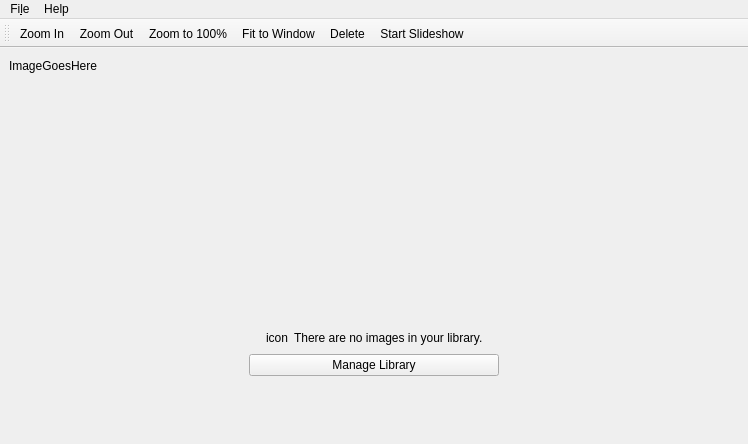
<?xml version="1.0" encoding="UTF-8"?>
<ui version="4.0">
 <class>MainWindow</class>
 <widget class="QMainWindow" name="MainWindow">
  <property name="geometry">
   <rect>
    <x>0</x>
    <y>0</y>
    <width>748</width>
    <height>444</height>
   </rect>
  </property>
  <property name="windowTitle">
   <string>thePhoto</string>
  </property>
  <property name="windowIcon">
   <iconset>
    <normaloff>:/icons/thephoto.svg</normaloff>:/icons/thephoto.svg</iconset>
  </property>
  <widget class="QWidget" name="centralWidget">
   <layout class="QVBoxLayout" name="verticalLayout">
    <property name="leftMargin">
     <number>0</number>
    </property>
    <property name="topMargin">
     <number>0</number>
    </property>
    <property name="rightMargin">
     <number>0</number>
    </property>
    <property name="bottomMargin">
     <number>0</number>
    </property>
    <item>
     <widget class="QScrollArea" name="scrollArea">
      <property name="frameShape">
       <enum>QFrame::NoFrame</enum>
      </property>
      <property name="frameShadow">
       <enum>QFrame::Plain</enum>
      </property>
      <property name="verticalScrollBarPolicy">
       <enum>Qt::ScrollBarAsNeeded</enum>
      </property>
      <property name="horizontalScrollBarPolicy">
       <enum>Qt::ScrollBarAsNeeded</enum>
      </property>
      <property name="widgetResizable">
       <bool>true</bool>
      </property>
      <widget class="QWidget" name="scrollAreaWidgetContents">
       <property name="geometry">
        <rect>
         <x>0</x>
         <y>0</y>
         <width>748</width>
         <height>178</height>
        </rect>
       </property>
       <widget class="QLabel" name="imageLabel">
        <property name="geometry">
         <rect>
          <x>9</x>
          <y>9</y>
          <width>97</width>
          <height>18</height>
         </rect>
        </property>
        <property name="sizePolicy">
         <sizepolicy hsizetype="Ignored" vsizetype="Ignored">
          <horstretch>0</horstretch>
          <verstretch>0</verstretch>
         </sizepolicy>
        </property>
        <property name="text">
         <string notr="true">ImageGoesHere</string>
        </property>
        <property name="scaledContents">
         <bool>true</bool>
        </property>
       </widget>
      </widget>
     </widget>
    </item>
    <item>
     <widget class="QLabel" name="imageNameLabel">
      <property name="text">
       <string/>
      </property>
     </widget>
    </item>
    <item>
     <widget class="QFrame" name="noItemsInLibFrame">
      <property name="frameShape">
       <enum>QFrame::NoFrame</enum>
      </property>
      <property name="frameShadow">
       <enum>QFrame::Raised</enum>
      </property>
      <layout class="QHBoxLayout" name="horizontalLayout_3">
       <property name="leftMargin">
        <number>0</number>
       </property>
       <property name="topMargin">
        <number>0</number>
       </property>
       <property name="rightMargin">
        <number>0</number>
       </property>
       <property name="bottomMargin">
        <number>0</number>
       </property>
       <item>
        <spacer name="horizontalSpacer">
         <property name="orientation">
          <enum>Qt::Horizontal</enum>
         </property>
         <property name="sizeHint" stdset="0">
          <size>
           <width>40</width>
           <height>20</height>
          </size>
         </property>
        </spacer>
       </item>
       <item>
        <layout class="QVBoxLayout" name="verticalLayout_2">
         <item>
          <spacer name="verticalSpacer">
           <property name="orientation">
            <enum>Qt::Vertical</enum>
           </property>
           <property name="sizeHint" stdset="0">
            <size>
             <width>20</width>
             <height>40</height>
            </size>
           </property>
          </spacer>
         </item>
         <item>
          <layout class="QHBoxLayout" name="horizontalLayout_2">
           <item>
            <spacer name="horizontalSpacer_3">
             <property name="orientation">
              <enum>Qt::Horizontal</enum>
             </property>
             <property name="sizeHint" stdset="0">
              <size>
               <width>0</width>
               <height>20</height>
              </size>
             </property>
            </spacer>
           </item>
           <item>
            <widget class="QLabel" name="criticalIcon">
             <property name="text">
              <string notr="true">icon</string>
             </property>
            </widget>
           </item>
           <item>
            <widget class="QLabel" name="noImagesLabel">
             <property name="sizePolicy">
              <sizepolicy hsizetype="Expanding" vsizetype="Preferred">
               <horstretch>0</horstretch>
               <verstretch>0</verstretch>
              </sizepolicy>
             </property>
             <property name="text">
              <string>There are no images in your library.</string>
             </property>
            </widget>
           </item>
           <item>
            <spacer name="horizontalSpacer_4">
             <property name="orientation">
              <enum>Qt::Horizontal</enum>
             </property>
             <property name="sizeHint" stdset="0">
              <size>
               <width>0</width>
               <height>20</height>
              </size>
             </property>
            </spacer>
           </item>
          </layout>
         </item>
         <item>
          <widget class="QPushButton" name="pushButton">
           <property name="text">
            <string>Manage Library</string>
           </property>
           <property name="icon">
            <iconset theme="configure">
             <normaloff>.</normaloff>.</iconset>
           </property>
          </widget>
         </item>
         <item>
          <spacer name="verticalSpacer_2">
           <property name="orientation">
            <enum>Qt::Vertical</enum>
           </property>
           <property name="sizeHint" stdset="0">
            <size>
             <width>20</width>
             <height>40</height>
            </size>
           </property>
          </spacer>
         </item>
        </layout>
       </item>
       <item>
        <spacer name="horizontalSpacer_2">
         <property name="orientation">
          <enum>Qt::Horizontal</enum>
         </property>
         <property name="sizeHint" stdset="0">
          <size>
           <width>40</width>
           <height>20</height>
          </size>
         </property>
        </spacer>
       </item>
      </layout>
     </widget>
    </item>
   </layout>
  </widget>
  <widget class="QMenuBar" name="menuBar">
   <property name="geometry">
    <rect>
     <x>0</x>
     <y>0</y>
     <width>748</width>
     <height>22</height>
    </rect>
   </property>
   <widget class="QMenu" name="menuFile">
    <property name="title">
     <string>Fi&amp;le</string>
    </property>
    <addaction name="actionManage_Library"/>
    <addaction name="actionStart_Slideshow"/>
    <addaction name="separator"/>
    <addaction name="actionConnect_to_Phone"/>
    <addaction name="separator"/>
    <addaction name="actionExit"/>
   </widget>
   <widget class="QMenu" name="menuHelp">
    <property name="title">
     <string>Help</string>
    </property>
    <addaction name="actionFile_Bug"/>
    <addaction name="actionSources"/>
    <addaction name="separator"/>
    <addaction name="actionAbout"/>
   </widget>
   <addaction name="menuFile"/>
   <addaction name="menuHelp"/>
  </widget>
  <widget class="QToolBar" name="mainToolBar">
   <property name="toolButtonStyle">
    <enum>Qt::ToolButtonTextBesideIcon</enum>
   </property>
   <attribute name="toolBarArea">
    <enum>TopToolBarArea</enum>
   </attribute>
   <attribute name="toolBarBreak">
    <bool>false</bool>
   </attribute>
   <addaction name="actionZoom_In"/>
   <addaction name="actionZoom_Out"/>
   <addaction name="actionZoom_to_100"/>
   <addaction name="actionFit_to_Window"/>
   <addaction name="actionDelete"/>
   <addaction name="actionStart_Slideshow"/>
  </widget>
  <action name="actionConnect_to_Phone">
   <property name="icon">
    <iconset theme="smartphone">
     <normaloff>:/icons/smartphone.svg</normaloff>:/icons/smartphone.svg</iconset>
   </property>
   <property name="text">
    <string>&amp;Event Mode</string>
   </property>
  </action>
  <action name="actionManage_Library">
   <property name="icon">
    <iconset theme="configure">
     <normaloff>:/icons/configure.svg</normaloff>:/icons/configure.svg</iconset>
   </property>
   <property name="text">
    <string>&amp;Manage Library</string>
   </property>
   <property name="menuRole">
    <enum>QAction::ApplicationSpecificRole</enum>
   </property>
  </action>
  <action name="actionZoom_In">
   <property name="icon">
    <iconset theme="zoom-in">
     <normaloff>:/icons/zoom-in.svg</normaloff>:/icons/zoom-in.svg</iconset>
   </property>
   <property name="text">
    <string>Zoom In</string>
   </property>
   <property name="shortcut">
    <string>Ctrl+=</string>
   </property>
  </action>
  <action name="actionZoom_Out">
   <property name="icon">
    <iconset theme="zoom-out">
     <normaloff>:/icons/zoom-out.svg</normaloff>:/icons/zoom-out.svg</iconset>
   </property>
   <property name="text">
    <string>Zoom Out</string>
   </property>
   <property name="shortcut">
    <string>Ctrl+-</string>
   </property>
  </action>
  <action name="actionZoom_to_100">
   <property name="icon">
    <iconset theme="zoom-100">
     <normaloff>.</normaloff>.</iconset>
   </property>
   <property name="text">
    <string>Zoom to 100%</string>
   </property>
   <property name="shortcut">
    <string>Ctrl+0</string>
   </property>
  </action>
  <action name="actionFit_to_Window">
   <property name="icon">
    <iconset theme="zoom-fit">
     <normaloff>.</normaloff>.</iconset>
   </property>
   <property name="text">
    <string>Fit to Window</string>
   </property>
  </action>
  <action name="actionStart_Slideshow">
   <property name="icon">
    <iconset theme="media-playback-start">
     <normaloff>:/icons/media-playback-start.svg</normaloff>:/icons/media-playback-start.svg</iconset>
   </property>
   <property name="text">
    <string>Start Slideshow</string>
   </property>
   <property name="shortcut">
    <string>F5</string>
   </property>
  </action>
  <action name="actionDelete">
   <property name="icon">
    <iconset theme="edit-delete">
     <normaloff>:/icons/edit-delete.svg</normaloff>:/icons/edit-delete.svg</iconset>
   </property>
   <property name="text">
    <string>Delete</string>
   </property>
  </action>
  <action name="actionAbout">
   <property name="icon">
    <iconset theme="help-about">
     <normaloff>:/icons/help-about.svg</normaloff>:/icons/help-about.svg</iconset>
   </property>
   <property name="text">
    <string>&amp;About</string>
   </property>
   <property name="menuRole">
    <enum>QAction::AboutRole</enum>
   </property>
  </action>
  <action name="actionExit">
   <property name="icon">
    <iconset theme="application-exit">
     <normaloff>:/icons/application-exit.svg</normaloff>:/icons/application-exit.svg</iconset>
   </property>
   <property name="text">
    <string>Exit</string>
   </property>
   <property name="shortcut">
    <string>Ctrl+Q</string>
   </property>
   <property name="menuRole">
    <enum>QAction::QuitRole</enum>
   </property>
  </action>
  <action name="actionFile_Bug">
   <property name="icon">
    <iconset theme="tools-report-bug">
     <normaloff>:/icons/tools-report-bug.svg</normaloff>:/icons/tools-report-bug.svg</iconset>
   </property>
   <property name="text">
    <string>File Bug</string>
   </property>
  </action>
  <action name="actionSources">
   <property name="icon">
    <iconset theme="commit">
     <normaloff>:/icons/commit.svg</normaloff>:/icons/commit.svg</iconset>
   </property>
   <property name="text">
    <string>Sources</string>
   </property>
  </action>
 </widget>
 <layoutdefault spacing="6" margin="11"/>
 <resources/>
 <connections/>
</ui>
